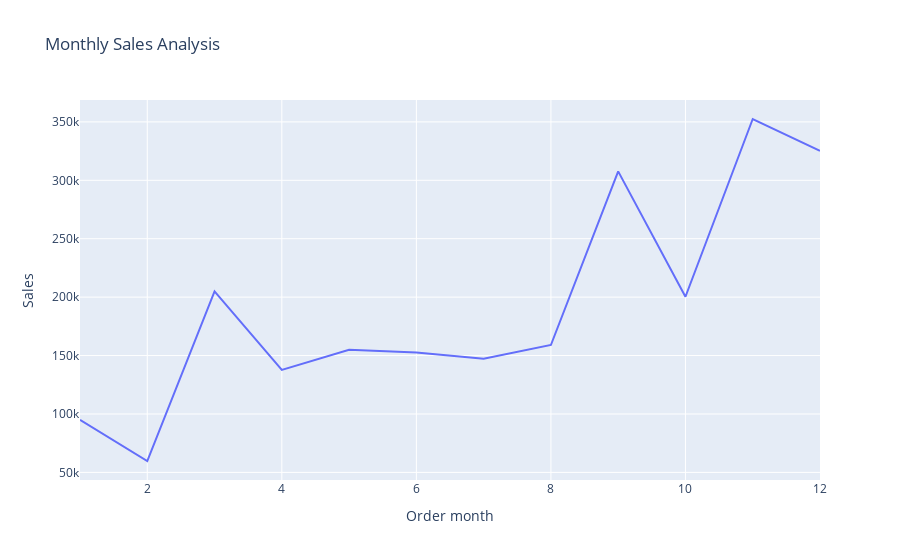

The notebook cell saved with this chart:
### Code cell
# visualized the monthly_sale by graph.
plt.figure(figsize=(10,4))
fig = px.line(Monthly_sale,
              x="Order month",
              y="Sales",
              title="Monthly Sales Analysis")
fig.show()
#px.line: show the Monthly sales trend through the line chart.
#fig.show(): display the Graph.

### Figure 1 — Plotly figure (JSON) as saved in the notebook; plotly's stock layout.template omitted (floating-point values rounded to 4 significant figures)
{"data": [{"hovertemplate": "Order month=%{x}<br>Sales=%{y}<extra></extra>", "legendgroup": "", "line": {"color": "#636efa", "dash": "solid"}, "marker": {"symbol": "circle"}, "mode": "lines", "name": "", "orientation": "v", "showlegend": false, "type": "scatter", "x": [1, 2, 3, 4, 5, 6, 7, 8, 9, 10, 11, 12], "xaxis": "x", "y": [94920.0, 59750.0, 205000.0, 137800.0, 155000.0, 152700.0, 147200.0, 159000.0, 307600.0, 200300.0, 352500.0, 325300.0], "yaxis": "y"}], "layout": {"autosize": true, "legend": {"tracegroupgap": 0}, "title": {"text": "Monthly Sales Analysis"}, "xaxis": {"anchor": "y", "autorange": true, "domain": [0, 1], "range": [1, 12], "title": {"text": "Order month"}, "type": "linear"}, "yaxis": {"anchor": "x", "autorange": true, "domain": [0, 1], "range": [43490.0, 368700.0], "title": {"text": "Sales"}, "type": "linear"}}}
